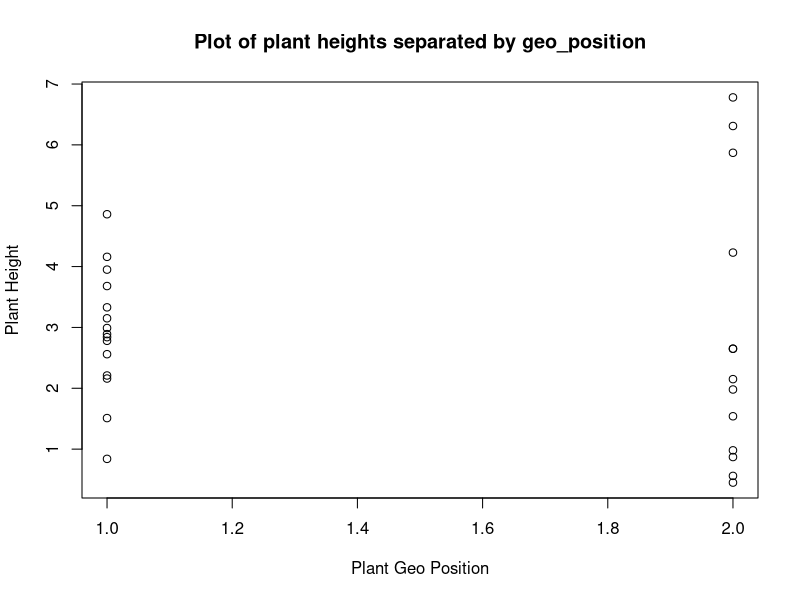

Write the R code that produced this figure.
# Author: Nikos Kougianos
# Date: 18/12/2020

# Use these 2 lines to set working directory as the current directory of the
# file. Tested on Rstudio @ Windows 10 OS.
this.dir <- dirname(parent.frame(2)$ofile)
setwd(this.dir);

# Read data
data <- read.table("data.csv", sep=",",header=TRUE)

# Create dataframe with 2 columns instead of 4
df <- data.frame('Plant_Height'=c(data$Plant.Height,data$Plant.Height.1), 'Geo_Position'=c(data$Geo.Position,data$Geo.Position.1))

# Create plot parameters
geoPosition <- df[,'Geo_Position']
plantHeight <- df[,'Plant_Height']

# Create plot
plot(geoPosition, plantHeight,
     main = "Plot of plant heights separated by geo_position" ,
     xlab="Plant Geo Position",
     ylab="Plant Height"
     )

# Add extra space for legend
par(mar=c(5.1, 4.1, 4.1, 10.1))

# Add legend
legend("topright", inset=c(-0.6,0), legend=c("1.0 = North Greece","2.0 = South Greece"), pch=c(1,1), title="Geo Position Legend")

